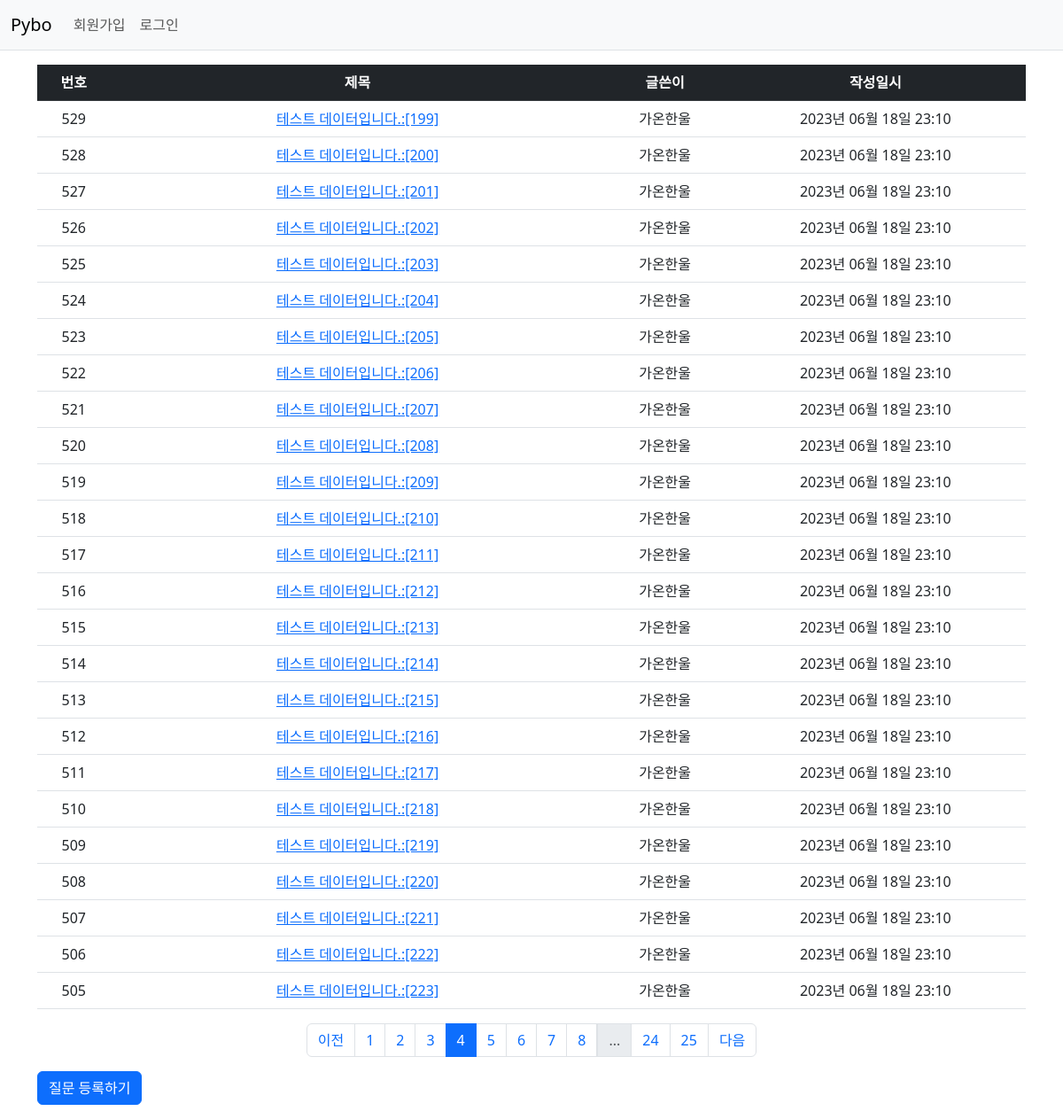
Screenshot of /question/list/?page=4 with the database file from the repository.
### pybo/models.py (models this page shows)
class Question(db.Model) :
    id = db.Column(db.Integer, primary_key=True)
    subject = db.Column(db.String(200), nullable = False)
    content = db.Column(db.Text(), nullable = False)
    create_date = db.Column(db.DateTime(), nullable = False)
    user_id = db.Column(db.Integer, db.ForeignKey('user.id', ondelete = 'CASCADE'), nullable = False)
    user = db.relationship('User', backref = db.backref('question_set'))
    modify_date = db.Column(db.DateTime(), nullable = True)

class User(db.Model) :
    id = db.Column(db.Integer, primary_key = True)
    username = db.Column(db.String(150), unique = True, nullable = False)
    password = db.Column(db.String(200), nullable = False)
    email = db.Column(db.String(120), unique = True, nullable = False)

### pybo/views/question_views.py (the view)
@bp.route('/list/')
def _list() :
    page = request.args.get('page', type=int, default=1)  # 페이지
    question_list = Question.query.order_by(Question.create_date.desc())
    question_list = question_list.paginate(page=page, per_page=25)
    return render_template('question/question_list.html', question_list=question_list)

### pybo/filter.py (called while the page is built)
def format_datetime(value, fmt="%Y년 %m월 %d일 %H:%M") :
    return value.strftime(fmt)

### pybo/views/auth_views.py (called while the page is built)
@bp.before_app_request
def load_logged_in_user() :
    user_id = session.get('user_id')
    if user_id is None :
        g.user = None
    else :
        g.user = User.query.get(user_id)

### pybo/templates/question/question_list.html (shortened to what this page needs)
{% extends 'base.html' %}
{% block content %}
<div class="container my-3">
    <table class="table">
        <thead>
            <tr class="text-center table-dark">
                <th>번호</th>
                <th style = "width:50%">제목</th>
                <th>글쓴이</th>
                <th>작성일시</th>
            </tr>
        </thead>
        <tbody>
            {% if question_list %}
            {% for question in question_list.items %}
            <tr class = "text-center">
                <td> {{ question_list.total - ((question_list.page-1) * question_list.per_page) - loop.index0 }} </td>
                <td class = "text-left">
                    <a href="{{ url_for('question.detail', question_id=question.id) }}">{{ question.subject }}</a>
                </td>
                <td>{{ question.user.username }}</td>
                <td>{{ question.create_date|datetime }}</td>
            </tr>
            {% endfor %}
            {% else %}
            <tr>
                <td colspan="3">질문이 없습니다.</td>
            </tr>
            {% endif %}
        </tbody>
    </table>
    <ul class="pagination justify-content-center">
        {% if question_list.has_prev %}
        <li class="page-item">
            <a class="page-link" href="?page={{ question_list.prev_num }}">이전</a>
        </li>
        {% else %}
        <li class="page-item disabled">
            <a class="page-link" tabindex="-1" aria-disabled="true" href="javascript:void(0)">이전</a>
        </li>
        {% endif %}
        {% for page_num in question_list.iter_pages() %}
        {% if page_num %}
        {% if page_num != question_list.page %}
        <li class="page-item">
            <a class="page-link" href="?page={{ page_num }}">{{ page_num }}</a>
        </li>
        {% else %}
        <li class="page-item active" aria-current="page">
            <a class="page-link" href="javascript:void(0)">{{ page_num }}</a>
        </li>
        {% endif %}
        {% else %}
        <li class="disabled">
            <a class="page-link" href="javascript:void(0)">...</a>
        </li>
        {% endif %}
        {% endfor %}
        {% if question_list.has_next %}
        <li class="page-item">
            <a class="page-link" href="?page={{ question_list.next_num }}">다음</a>
        </li>
        {% else %}
        <li class="page-item disabled">
            <a class="page-link" tabindex="-1" aria-disabled="true" href="javascript:void(0)">다음</a>
        </li>
        {% endif %}
    </ul>
    <a href="{{ url_for('question.create') }}" class="btn btn-primary">질문 등록하기</a>
</div>
{% endblock %}

### rows the page displays
Question: total "529", subject "테스트 데이터입니다.:[199]", user.username "가온한울", create_date "2023년 06월 18일 23:10"
Question: total "528", subject "테스트 데이터입니다.:[200]", user.username "가온한울", create_date "2023년 06월 18일 23:10"
Question: total "527", subject "테스트 데이터입니다.:[201]", user.username "가온한울", create_date "2023년 06월 18일 23:10"
Question: total "526", subject "테스트 데이터입니다.:[202]", user.username "가온한울", create_date "2023년 06월 18일 23:10"
Question: total "525", subject "테스트 데이터입니다.:[203]", user.username "가온한울", create_date "2023년 06월 18일 23:10"
Question: total "524", subject "테스트 데이터입니다.:[204]", user.username "가온한울", create_date "2023년 06월 18일 23:10"
Question: total "523", subject "테스트 데이터입니다.:[205]", user.username "가온한울", create_date "2023년 06월 18일 23:10"
Question: total "522", subject "테스트 데이터입니다.:[206]", user.username "가온한울", create_date "2023년 06월 18일 23:10"
Question: total "521", subject "테스트 데이터입니다.:[207]", user.username "가온한울", create_date "2023년 06월 18일 23:10"
Question: total "520", subject "테스트 데이터입니다.:[208]", user.username "가온한울", create_date "2023년 06월 18일 23:10"
Question: total "519", subject "테스트 데이터입니다.:[209]", user.username "가온한울", create_date "2023년 06월 18일 23:10"
Question: total "518", subject "테스트 데이터입니다.:[210]", user.username "가온한울", create_date "2023년 06월 18일 23:10"
Question: total "517", subject "테스트 데이터입니다.:[211]", user.username "가온한울", create_date "2023년 06월 18일 23:10"
Question: id "516", subject "테스트 데이터입니다.:[212]", user.username "가온한울", create_date "2023년 06월 18일 23:10"
Question: total "515", subject "테스트 데이터입니다.:[213]", user.username "가온한울", create_date "2023년 06월 18일 23:10"
Question: total "514", subject "테스트 데이터입니다.:[214]", user.username "가온한울", create_date "2023년 06월 18일 23:10"
Question: total "513", subject "테스트 데이터입니다.:[215]", user.username "가온한울", create_date "2023년 06월 18일 23:10"
Question: total "512", subject "테스트 데이터입니다.:[216]", user.username "가온한울", create_date "2023년 06월 18일 23:10"
Question: total "511", subject "테스트 데이터입니다.:[217]", user.username "가온한울", create_date "2023년 06월 18일 23:10"
Question: total "510", subject "테스트 데이터입니다.:[218]", user.username "가온한울", create_date "2023년 06월 18일 23:10"
Question: total "509", subject "테스트 데이터입니다.:[219]", user.username "가온한울", create_date "2023년 06월 18일 23:10"
Question: total "508", subject "테스트 데이터입니다.:[220]", user.username "가온한울", create_date "2023년 06월 18일 23:10"
Question: total "507", subject "테스트 데이터입니다.:[221]", user.username "가온한울", create_date "2023년 06월 18일 23:10"
Question: total "506", subject "테스트 데이터입니다.:[222]", user.username "가온한울", create_date "2023년 06월 18일 23:10"
Question: total "505", subject "테스트 데이터입니다.:[223]", user.username "가온한울", create_date "2023년 06월 18일 23:10"

### other values shown
{{ page_num }} "1" "2" "3" "5" "6" "7" "8" "24" "25"
{{ page_num }} "4"
